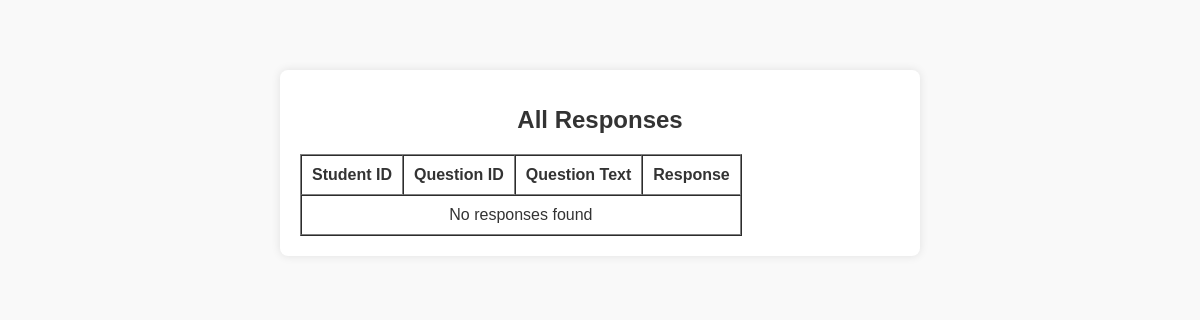
Before: /all-responses with the older database file.
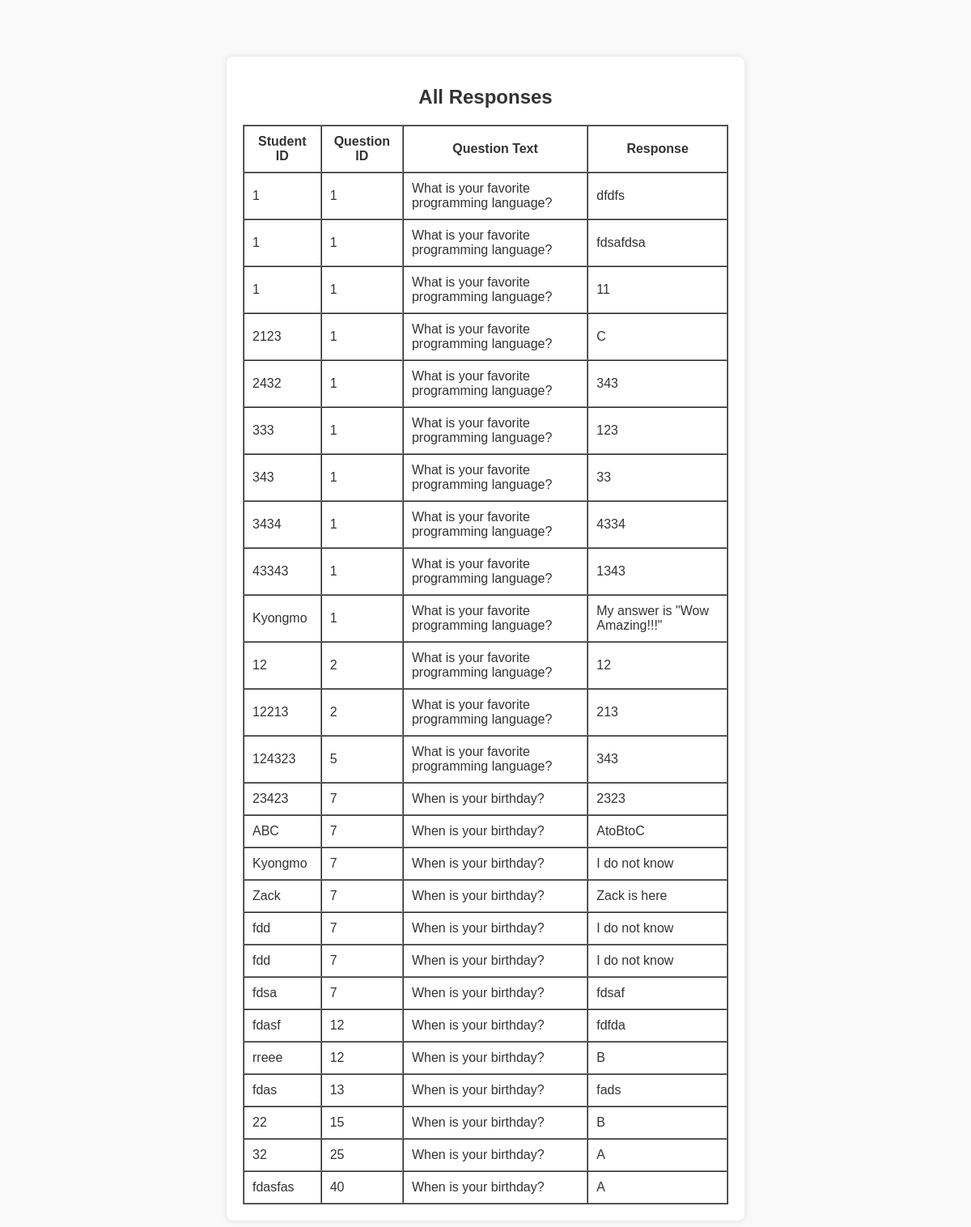
After: the same page with the newer database file.
### tables this page shows
CREATE TABLE responses (
    response_id INTEGER PRIMARY KEY AUTOINCREMENT,
    student_id TEXT NOT NULL,
    question_id INTEGER NOT NULL,
    response_text TEXT NOT NULL,
    FOREIGN KEY (question_id) REFERENCES questions (question_id)
);

CREATE TABLE questions (
    question_id INTEGER PRIMARY KEY AUTOINCREMENT,
    question_text TEXT NOT NULL,
    qr_code_link TEXT
);

### app.py (the view)
@app.route('/all-responses')
def all_responses():
    db = get_db()
    responses = db.execute("""
        SELECT responses.student_id, responses.question_id, responses.response_text, questions.question_text
        FROM responses
        JOIN questions ON responses.question_id = questions.question_id
        ORDER BY responses.question_id, responses.student_id
    """).fetchall()
    print("Retrieved responses:", responses)  # Debug print statement
    return render_template('all_responses.html', responses=responses)

### app.py (called while the page is built)
def get_db():
    db = getattr(g, '_database', None)
    if db is None:
        db = g._database = sqlite3.connect(DATABASE)
        db.row_factory = sqlite3.Row  # This line makes rows accessible by column names
    return db

@app.teardown_appcontext
def close_connection(exception):
    db = getattr(g, '_database', None)
    if db is not None:
        db.close()

### templates/all_responses.html (shortened to what this page needs)
<!DOCTYPE html>
<html lang="en">
<head>
    <link rel="stylesheet" href="{{ url_for('static', filename='styles.css') }}">
</head>
<body>
    <div class="container">
        <h1>All Responses</h1>
        <table border="1" cellpadding="10" cellspacing="0">
            <thead>
                <tr>
                    <th>Student ID</th>
                    <th>Question ID</th>
                    <th>Question Text</th>
                    <th>Response</th>
                </tr>
            </thead>
            <tbody>
                {% for response in responses %}
                <tr>
                    <td>{{ response['student_id'] }}</td>
                    <td>{{ response['question_id'] }}</td>
                    <td>{{ response['question_text'] }}</td>
                    <td>{{ response['response_text'] }}</td>
                </tr>
                {% else %}
                <tr>
                    <td colspan="4" style="text-align: center;">No responses found</td>
                </tr>
                {% endfor %}
            </tbody>
        </table>
    </div>
</body>
</html>

### static/styles.css (style rules this page uses)
body { font-family: Arial, sans-serif; background-color: #f9f9f9; color: #333; margin: 0; padding: 20px; }
.container { max-width: 600px; margin: 50px auto; padding: 20px; background-color: #ffffff; box-shadow: 0 0 10px rgba(0, 0, 0, 0.1); border-radius: 8px; }
h1 { font-size: 24px; margin-bottom: 20px; text-align: center; }

Changed rows visible on the page:
added responses: student_id "1", question_id "1", question_text "What is your favorite programming language?", response_text "dfdfs"
added responses: student_id "1", question_id "1", question_text "What is your favorite programming language?", response_text "fdsafdsa"
added responses: student_id "1", question_id "1", question_text "What is your favorite programming language?", response_text "11"
added responses: student_id "2123", question_id "1", question_text "What is your favorite programming language?", response_text "C"
added responses: student_id "2432", question_id "1", question_text "What is your favorite programming language?", response_text "343"
added responses: student_id "333", question_id "1", question_text "What is your favorite programming language?", response_text "123"
added responses: student_id "343", question_id "1", question_text "What is your favorite programming language?", response_text "33"
added responses: student_id "3434", question_id "1", question_text "What is your favorite programming language?", response_text "4334"
added responses: student_id "43343", question_id "1", question_text "What is your favorite programming language?", response_text "1343"
added responses: student_id "Kyongmo", question_id "1", question_text "What is your favorite programming language?", response_text "My answer is \"Wow Amazing!!!\""
added responses: student_id "12", question_id "2", question_text "What is your favorite programming language?", response_text "12"
added responses: student_id "12213", question_id "2", question_text "What is your favorite programming language?", response_text "213"
added responses: student_id "124323", question_id "5", question_text "What is your favorite programming language?", response_text "343"
added responses: student_id "23423", question_id "7", question_text "When is your birthday?", response_text "2323"
added responses: student_id "ABC", question_id "7", question_text "When is your birthday?", response_text "AtoBtoC"
added responses: student_id "Kyongmo", question_id "7", question_text "When is your birthday?", response_text "I do not know"
added responses: student_id "Zack", question_id "7", question_text "When is your birthday?", response_text "Zack is here"
added responses: student_id "fdd", question_id "7", question_text "When is your birthday?", response_text "I do not know"
added responses: student_id "fdd", question_id "7", question_text "When is your birthday?", response_text "I do not know"
added responses: student_id "fdsa", question_id "7", question_text "When is your birthday?", response_text "fdsaf"
added responses: student_id "fdasf", question_id "12", question_text "When is your birthday?", response_text "fdfda"
added responses: student_id "rreee", question_id "12", question_text "When is your birthday?", response_text "B"
added responses: student_id "fdas", question_id "13", question_text "When is your birthday?", response_text "fads"
added responses: student_id "22", question_id "15", question_text "When is your birthday?", response_text "B"
added responses: student_id "32", question_id "25", question_text "When is your birthday?", response_text "A"
added responses: student_id "fdasfas", question_id "40", question_text "When is your birthday?", response_text "A"
Other visible differences:
text no longer shown: "No responses found"
